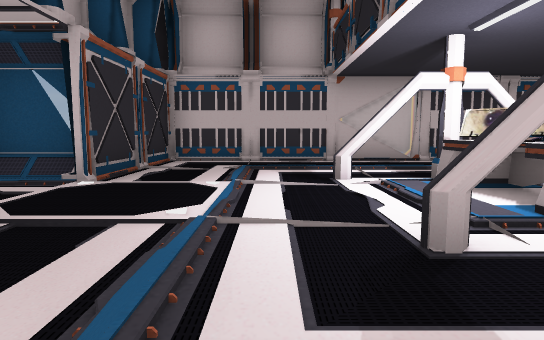
view 1 (above)

18 first-person views from a walk through a scene from a Unity 3-D project. The camera is 1.3 m above the floor, tilts 6° down and sees 75° across. The floor is counted in squares, 2 m on a side. Each view is taken from the middle of a square. On the plan, view 1 faces up. The plan holds only what a view shows up to about 10 squares ahead; the rest is blank. The place goes on beyond the plan. The player character is not drawn. Door leaves are left out, so doorways stand open.

view 2
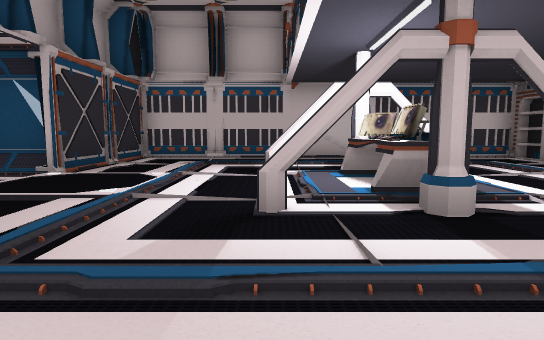

view 3
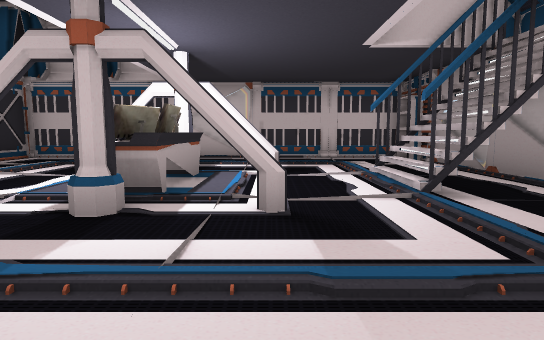

view 4
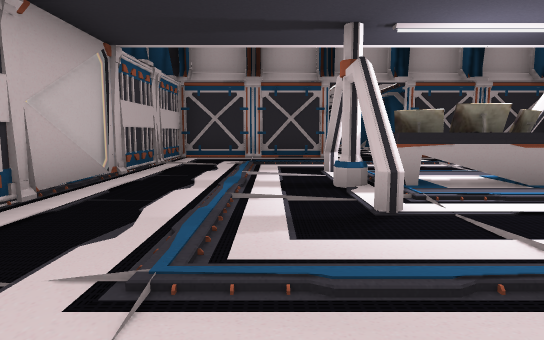

view 5
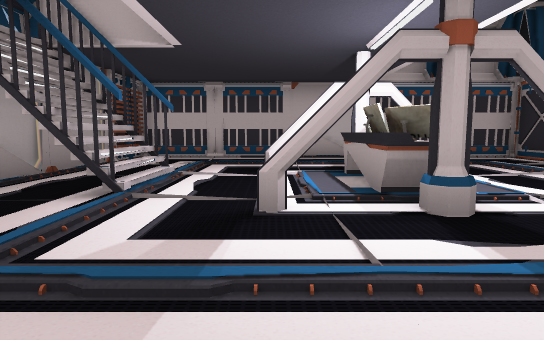

view 6
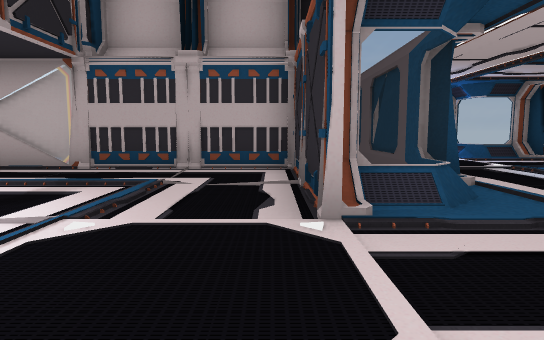

view 7
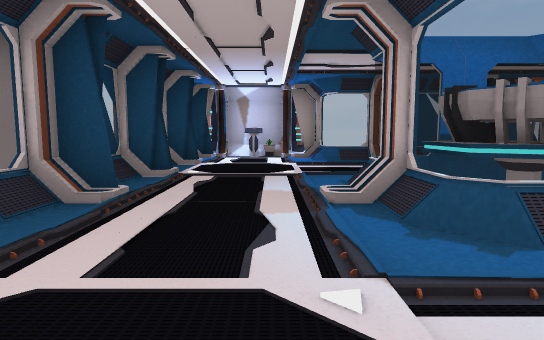

view 8
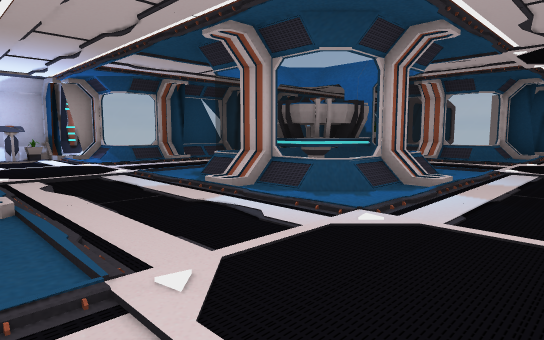

view 9
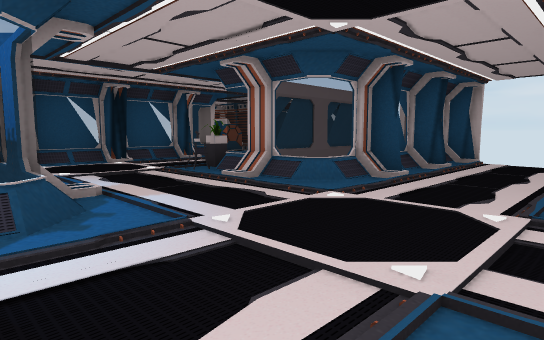

view 10
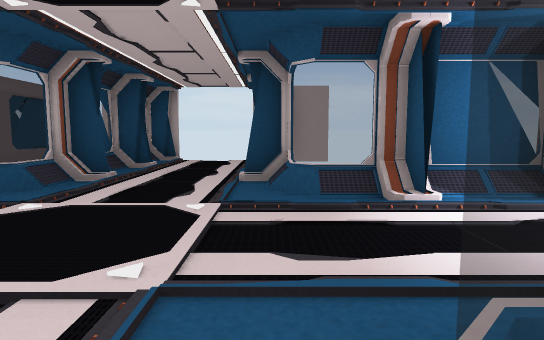

view 11
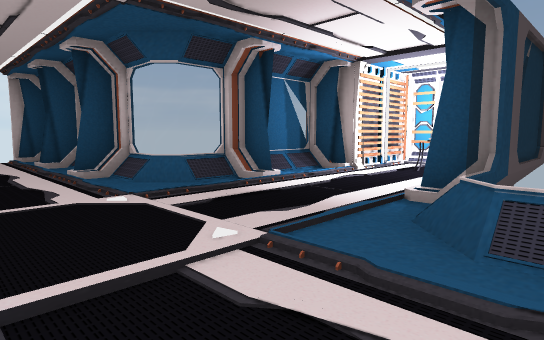

view 12
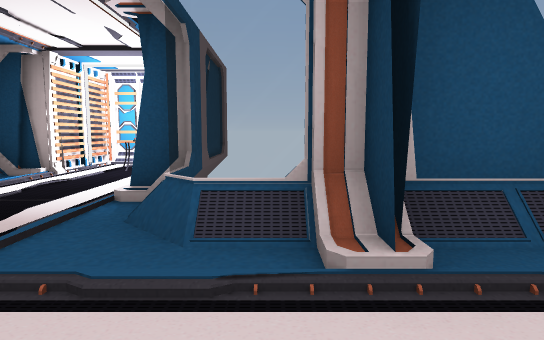

view 13
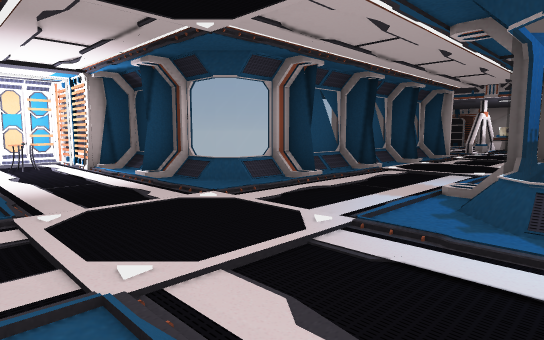

view 14
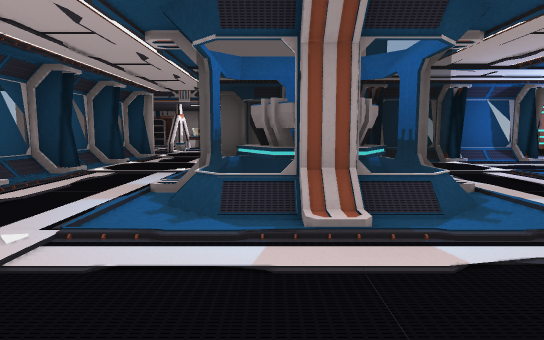

view 15
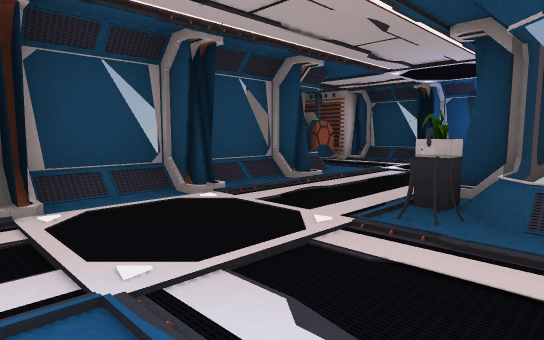

view 16
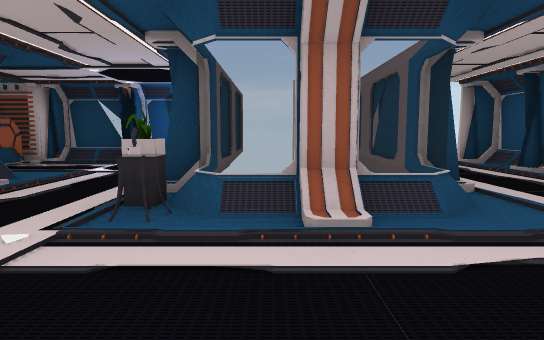

view 17
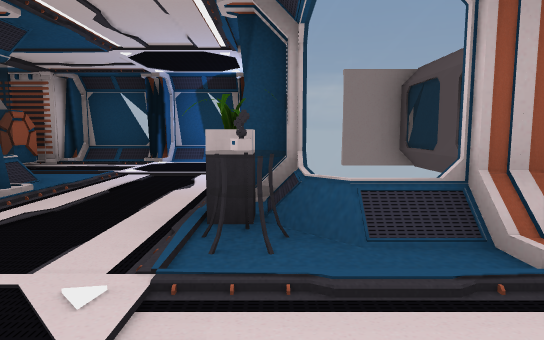

view 18
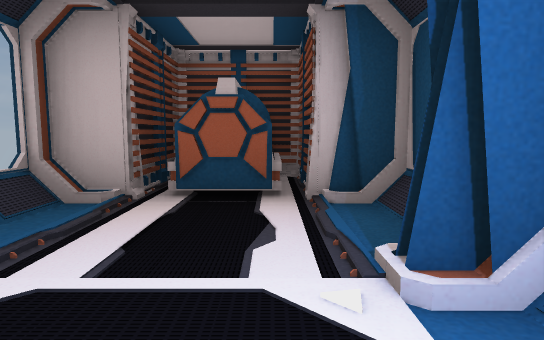

### Floor plan
Key: @ floor where view 1 was taken; # wall or solid block; . main floor; : floor 0.25 m higher than the main floor; / step, stairs or slope; D open door; = window, fence, low wall or low ledge; C column; E desk; S shelf; P projector; N console; L plant; T table; M computer; O other object.
Columns run from 20 left of view 1 to 8 right of it. Each row starts with its distance up from view 1.
 11        ####
 10        #MT#
  9       ##..##     #####==#####
  8       #/DD/#     #.........S#
  7       ##..##     #..   .....#
  6  ### ##/../##  ###..........#
  5  #/#/#/..../##/#/#...CC.C...=
  4  DD..............DD...EE..#.#
  3  DD..............DD...OE..#.=
  2  #/#/#/....//....=#..CC.C...#
  1  # ####/../PP/../#..........=
  0  #   ##/../PP/..##..@...... #
 -1 ##/#/#:LT..//...##......... #
 -2 #/............../#####==####
 -3 ##..............##
 -4 #/.../##/#/#/.../#
 -5 #/../########/../#
 -6 ##OO##      ##NL##
 -7   OO
 -8   O

Where each view was taken, in squares from view 1:
view 1: 0 up, 0 right, facing up
view 2: 1 down, 1 right, facing up
view 3: 1 down, 4 right, facing up
view 4: 1 up, 7 right, facing left
view 5: 8 up, 4 right, facing down
view 6: 5 up, 2 left, facing down
view 7: 4 up, 6 left, facing down
view 8: 4 up, 4 left, facing down-left
view 9: 5 up, 9 left, facing down-left
view 10: 5 up, 9 left, facing left
view 11: 3 up, 9 left, facing up-left
view 12: 3 up, 9 left, facing up
view 13: 1 up, 13 left, facing up-right
view 14: 1 up, 13 left, facing right
view 15: 0 up, 10 left, facing down-left
view 16: 0 up, 10 left, facing left
view 17: 1 down, 11 left, facing left
view 18: 2 down, 18 left, facing down
